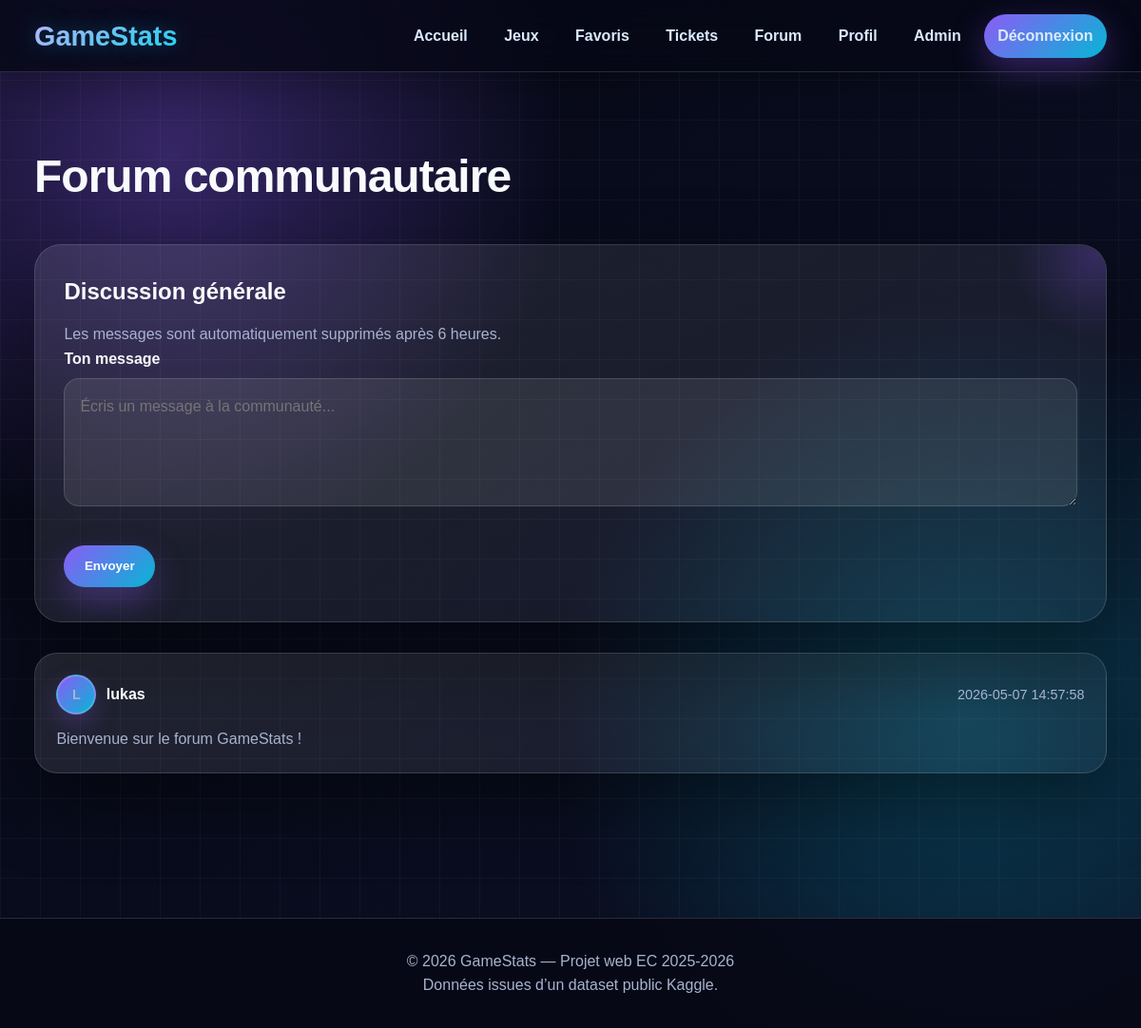
The app's page /forum.php (signed in) with its own data.
### tables this page shows
CREATE TABLE forum_messages (
    id INT AUTO_INCREMENT PRIMARY KEY,
    user_id INT NOT NULL,
    message TEXT NOT NULL,
    created_at DATETIME DEFAULT CURRENT_TIMESTAMP,
    FOREIGN KEY (user_id) REFERENCES users(id) ON DELETE CASCADE
);

CREATE TABLE users (
    id INT AUTO_INCREMENT PRIMARY KEY,
    username VARCHAR(50) NOT NULL UNIQUE,
    email VARCHAR(100) NOT NULL UNIQUE,
    password VARCHAR(255) NOT NULL,
    avatar VARCHAR(255),
    bio TEXT,
    role ENUM('user', 'admin') DEFAULT 'user',
    is_banned TINYINT(1) DEFAULT 0,
    created_at DATETIME DEFAULT CURRENT_TIMESTAMP
);

### www/forum.php (the view, shortened to what this page needs)
<?php
require_once 'includes/db.php';
$pdo->query('DELETE FROM forum_messages WHERE created_at < DATE_SUB(NOW(), INTERVAL 6 HOUR)');
$stmt = $pdo->query(
    'SELECT forum_messages.*, users.username, users.avatar
     FROM forum_messages
     INNER JOIN users ON forum_messages.user_id = users.id
     ORDER BY forum_messages.created_at DESC'
);
$messages = $stmt->fetchAll();
include 'includes/header.php';
?>
<section class="section">
    <div class="container">
        <h1 class="section-title">Forum communautaire</h1>
        <div class="info-box">
            <h2>Discussion générale</h2>
            <p>Les messages sont automatiquement supprimés après 6 heures.</p>
            <form action="forum.php" method="POST">
                <div class="form-group">
                    <label for="message">Ton message</label>
                    <textarea
                        id="message"
                        name="message"
                        placeholder="Écris un message à la communauté..."
                    ><?= htmlspecialchars($_POST['message'] ?? '') ?></textarea>
                </div>
                <button class="btn" type="submit">Envoyer</button>
            </form>
        </div>
        <div class="forum-list" id="forumMessagesList">
            <?php if (empty($messages)): ?>
                <div class="info-box">
                    <h2>Aucun message</h2>
                    <p>Sois le premier à lancer la discussion.</p>
                </div>
            <?php else: ?>
                <?php foreach ($messages as $message): ?>
                    <article class="forum-message">
                        <div class="forum-message-header forum-user-header">
                            <a href="user.php?id=<?= htmlspecialchars($message['user_id']) ?>" class="mini-user-link">
                                <span class="mini-user-avatar">
                                    <?php if (!empty($message['avatar'])): ?>
                                        <img
                                            src="assets/uploads/<?= htmlspecialchars(basename($message['avatar'])) ?>"
                                            alt="<?= htmlspecialchars($message['username']) ?>"
                                        >
                                    <?php else: ?>
                                        <?= htmlspecialchars(strtoupper(substr($message['username'], 0, 1))) ?>
                                    <?php endif; ?>
                                </span>
                                <strong><?= htmlspecialchars($message['username']) ?></strong>
                            </a>
                            <span><?= htmlspecialchars($message['created_at']) ?></span>
                        </div>
                        <p><?= nl2br(htmlspecialchars($message['message'])) ?></p>
                    </article>
                <?php endforeach; ?>
            <?php endif; ?>
        </div>
    </div>
</section>
<?php include 'includes/footer.php'; ?>

### www/assets/css/style.css (style rules this page uses)
* { box-sizing: border-box; margin: 0; padding: 0; }
:root { --bg: #070816; --bg2: #0b1024; --card: rgba(255,255,255,0.08); --text: #f8fafc; --muted: #a8b3cf; --primary: #8b5cf6; --secondary: #06b6d4; --border: rgba(255,255,255,0.14); --shadow: 0 30px 80px rgba(0,0,0,0.45); }
html, body { overflow-x: hidden; }
body { font-family: Arial, Helvetica, sans-serif; background: radial-gradient(circle at 15% 15%, rgba(139,92,246,0.35), transparent 30%), radial-gradient(circle at 85% 70%, rgba(6,182,212,0.28), transparent 35%), linear-gradient(135deg, var(--bg), var(--bg2)); color: var(--text); line-height: 1.6; min-height: 100vh; }
body::before { content: ""; position: fixed; inset: 0; background-image: linear-gradient(rgba(255,255,255,0.035) 1px, transparent 1px), linear-gradient(90deg, rgba(255,255,255,0.035) 1px, transparent 1px); background-size: 42px 42px; pointer-events: none; z-index: -1; }
a { color: inherit; text-decoration: none; }
.container { width: min(1180px, 92%); margin: 0 auto; }
.btn { display: inline-flex; align-items: center; justify-content: center; border: none; cursor: pointer; background: linear-gradient(135deg, var(--primary), var(--secondary)); color: white; padding: 0.9rem 1.35rem; border-radius: 999px; font-weight: 900; box-shadow: 0 15px 35px rgba(139,92,246,0.35); transition: 0.2s; width: fit-content; position: relative; overflow: hidden; margin-top: 0.75rem; margin-right: 0.65rem; margin-bottom: 0.35rem; }
.btn::after { content: ""; position: absolute; inset: 0; background: linear-gradient(120deg, transparent, rgba(255,255,255,0.25), transparent); transform: translateX(-120%); transition: 0.45s; }
.section { padding: 4.5rem 0; animation: fadeUp 0.6s ease both; }
.section-title { font-size: clamp(2.2rem, 4vw, 3.4rem); margin-bottom: 2rem; letter-spacing: -1px; }
.card, .game-card, .info-box, .auth-card, .filters, .table-wrapper { background: linear-gradient(145deg, rgba(255,255,255,0.10), rgba(255,255,255,0.045)); border: 1px solid var(--border); backdrop-filter: blur(20px); box-shadow: var(--shadow); border-radius: 28px; padding: 1.9rem; transition: transform 0.25s ease, box-shadow 0.25s ease, border-color 0.25s ease; }
.card p, .game-card p, .info-box p, .auth-card p { color: var(--muted); }
.form-group { margin-bottom: 1.35rem; }
label { display: block; font-weight: 900; margin-bottom: 0.45rem; }
input, select, textarea { width: 100%; border: 1px solid var(--border); background: rgba(255,255,255,0.09); color: white; padding: 1rem; border-radius: 16px; font: inherit; outline: none; transition: border-color 0.2s ease, box-shadow 0.2s ease, transform 0.2s ease; }
textarea { min-height: 135px; resize: vertical; }
.info-box { position: relative; overflow: hidden; }
.info-box::before { content: ""; position: absolute; width: 180px; height: 180px; right: -80px; top: -80px; background: radial-gradient(circle, rgba(139,92,246,0.25), transparent 70%); pointer-events: none; }
.info-box h2 { margin-bottom: 0.8rem; }
.forum-list { display: grid; gap: 1rem; margin-top: 2rem; }
.forum-message { background: linear-gradient(145deg, rgba(255,255,255,0.10), rgba(255,255,255,0.045)); border: 1px solid var(--border); border-radius: 24px; padding: 1.4rem; box-shadow: var(--shadow); backdrop-filter: blur(18px); transition: 0.25s; }
.forum-message-header { display: flex; justify-content: space-between; gap: 1rem; margin-bottom: 0.8rem; }
.forum-message-header strong { color: white; }
.forum-message-header span { color: var(--muted); font-size: 0.9rem; }
.forum-message p { color: var(--muted); }
.container { width: min(1440px, 94%); }
.mini-user-link { display: inline-flex; align-items: center; gap: 0.65rem; width: fit-content; }
.mini-user-avatar { width: 42px; height: 42px; border-radius: 50%; display: inline-grid; place-items: center; flex-shrink: 0; overflow: hidden; background: linear-gradient(135deg, var(--primary), var(--secondary)); color: white; font-weight: 900; border: 2px solid rgba(255,255,255,0.18); box-shadow: 0 10px 25px rgba(139,92,246,0.25); }
.forum-user-header { align-items: center; }

### records on screen
forum_messages: user.username "L", user.username "lukas", created_at "2026-05-07 14:57:58", message "Bienvenue sur le forum GameStats !"
